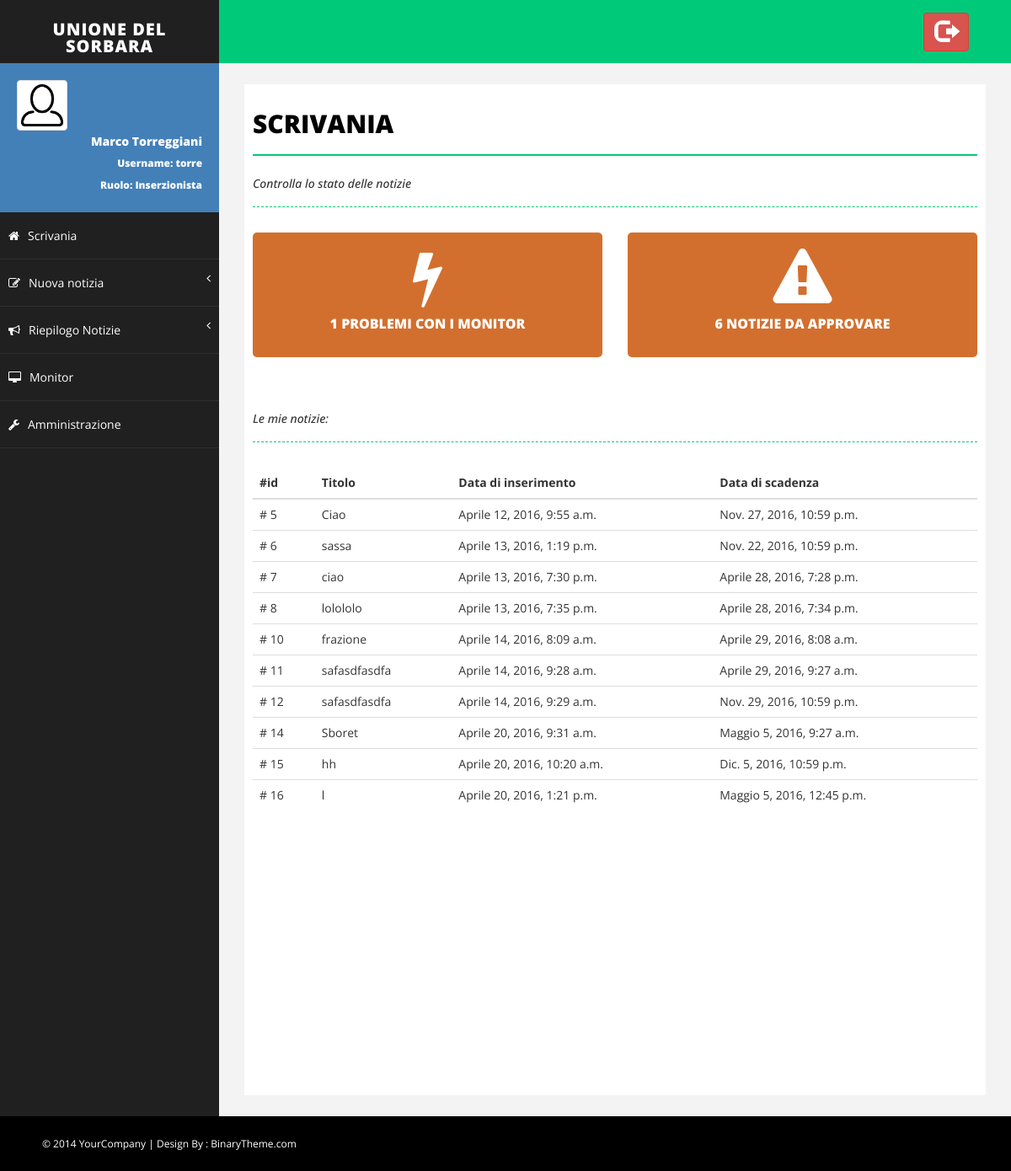
/ (signed in), run on an earlier commit of the app's database.
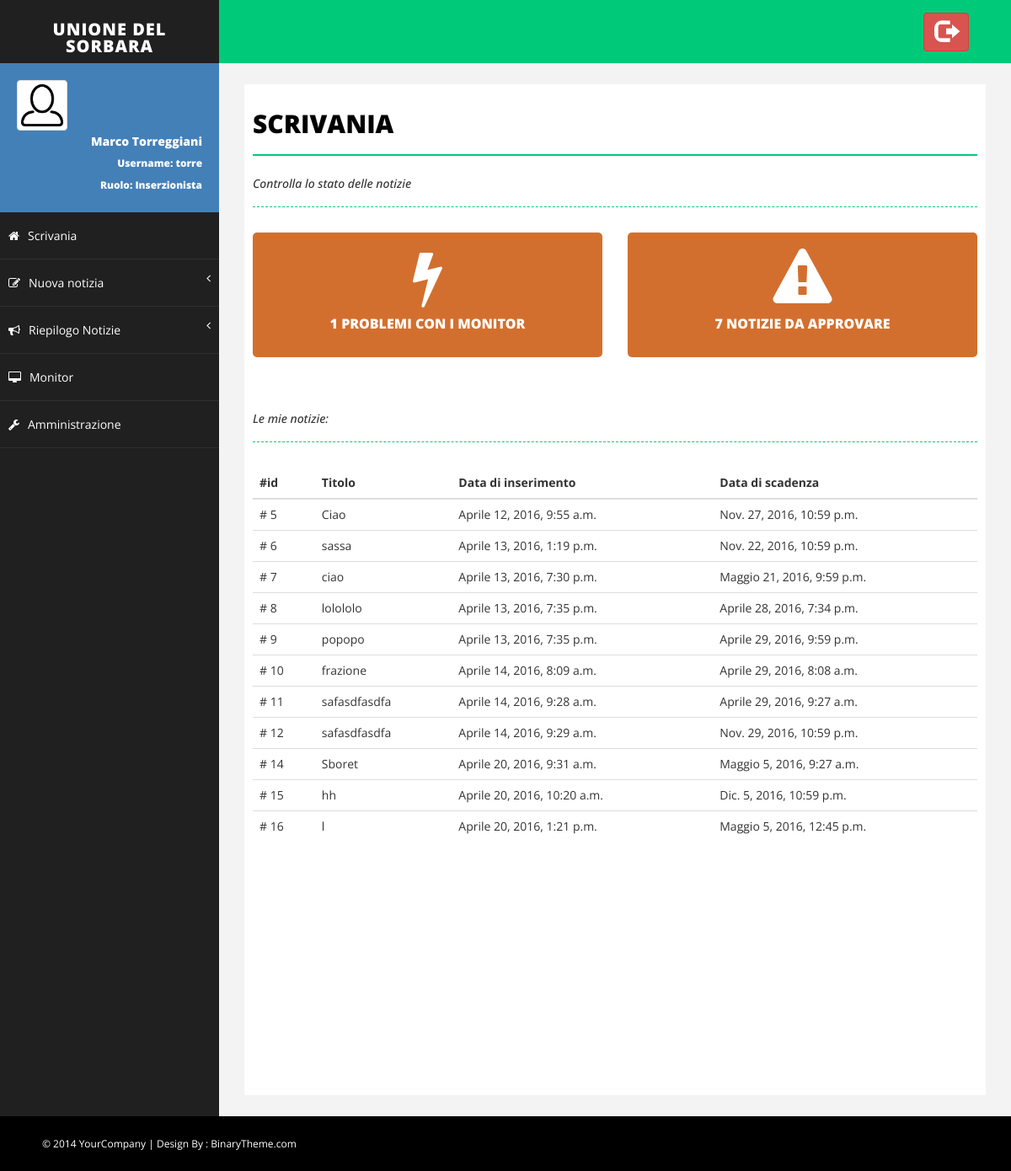
And on a later commit of the database.
### Monitor/models.py (models this page shows, shortened)
class Notizia(models.Model):
    titolo = models.CharField(max_length=settings.MAX_LUN_TITOLO)
    descrizione = models.TextField(max_length=settings.MAX_LUN_DESCRIZIONE)
    immagine = models.ImageField(upload_to=get_nome_immagine_notizia, default=None, blank=True)
    approvata = models.BooleanField(default=False)
    inserzionista = models.ForeignKey(MyUser)
    data_inserimento = models.DateTimeField(default=timezone.now)
    data_scadenza = models.DateTimeField(default=timezone.now()+datetime.timedelta(days=15))

### Monitor/views.py (the view)
# urls.py: url(r'^$', views.myindex, name='index'),
@login_required(login_url='/login')
def myindex(request, ok=None, errore=None):
    try:
        del request.session['comuni_id']
        del request.session['frazioni_id']
        del request.session['monitor_id']
    except KeyError:
        pass
    monitor = Monitor.objects.all()
    nmonitor = 0
    for x in monitor:
        if not x.funziona():
            nmonitor += 1
    notizie = Notizia.objects.all()
    nnotizie = 0
    for notizia in notizie:
        if not notizia.approvata:
            nnotizie += 1
    n = [notizia for notizia in Notizia.objects.filter(inserzionista=request.user) if notizia.attiva]
    return render(request, 'Monitor/index.html', {'monitor_in_errore': nmonitor,
                                                  'notizie_non_approvate': nnotizie,
                                                  'notizie': n,
                                                  'ok': ok,
                                                  'errore': errore})

### Monitor/models.py (called while the page is built)
    def funziona(self):
        try:
            funziona = MonitorUltimaConnessione.objects.filter(monitor=self).last().funziona()
        except AttributeError:
            return False
        return funziona

    def funziona(self):
        return self.agg >= timezone.now()-datetime.timedelta(hours=settings.TEMPO_ALLERTA)

### Monitor/templatetags/Monitor_extras.py (called while the page is built)
@register.filter(name='has_group')
def has_group(user, group_name):
    group = Group.objects.get(name=group_name)
    return True if group in user.groups.all() else False

@register.filter(name='is_admin')
def is_admin(user):
    return user.is_superuser

### Monitor/templates/Monitor/index.html (shortened to what this page needs)
{% extends 'Monitor/base.html' %}
{% load Monitor_extras %}
{% block body %}
             <div id="page-inner">
                <div class="row">
                    <div class="col-md-12">
                        <h1 class="page-head-line">Scrivania</h1>
                        <h1 class="page-subhead-line">Controlla lo stato delle notizie </h1>
                    </div>
                </div>
                <div class="row">
                    <div class="col-md-6">
                        {% if monitor_in_errore == 0 %}
                            <div class="main-box mb-dull">
                        {% else %}
                            <div class="main-box mb-red">
                        {% endif %}
                                <a href="{% url 'Monitor:stato_monitor' %}">
                                    <i class="fa fa-bolt fa-5x"></i>
                                    <h5>
                                        {{ monitor_in_errore }} Problemi con i Monitor
                                    </h5>
                                </a>
                            </div>
                    </div>
                    <div class="col-md-6">
                        {% if notizie_non_approvate == 0 %}
                            <div class="main-box mb-dull">
                        {% else %}
                            <div class="main-box mb-red">
                        {% endif %}
                                {% if request.user|has_group:"Revisore" %}
                                    <a href="{% url 'Monitor:notizie_da_approvare' %}">
                                {% else %}
                                    <a href="{% url 'Monitor:lista_non_attive' %}">
                                {% endif %}
                                    <i class="fa fa-warning fa-5x"></i>
                                    <h5>
                                        {{ notizie_non_approvate }} Notizie da approvare
                                    </h5>
                                    </a>
                            </div>
                    </div>
                </div>
                {% if request.user|has_group:"Inserzionista" %}
                <div class="row">
                    <div class="col-md-12">
                        <h1 class="page-subhead-line">Le mie notizie:</h1>
                    </div>
                </div>
                {% if notizie|length == 0 %}
            <div class="panel">
                <div class="alert alert-warning" role="alert">
                    Non risulta nessuna tua notizia attiva. Se non vedi alcune notizie è possibile che esse siano già scadute.
                </div>
            </div>
        {% else %}
            <div class="table-responsive">
                <table class="table table-hover">
                    <thead>
                        <tr>
                            <th>#id</th>
                            <th>Titolo</th>
                            <th>Data di inserimento</th>
                            <th>Data di scadenza</th>
                        </tr>
                    </thead>
                    <tbody>
                        {% for notizia in notizie %}
                            <tr onclick = "location.href='{% url 'Monitor:modifica_notizia' notizia.id %}'">
                                <td># {{ notizia.id }}</td>
                                <td>{{ notizia.titolo }}</td>
                                <td>{{ notizia.data_inserimento }}</td>
                                <td>{{ notizia.data_scadenza }}</td>
                            </tr>
                        {% endfor %}
                    </tbody>
                </table>
            </div>
        {% endif %}
                    {% endif %}
             </div>
         </div>
   </div>
{% endblock %}

What changed in the data, as far as the page shows it:
changed Notizia "ciao": data_scadenza "Aprile 28, 2016, 7:28 p.m." → "Maggio 21, 2016, 9:59 p.m."
now on this page (row edited): Notizia: id "9", titolo "popopo", data_inserimento "Aprile 13, 2016, 7:35 p.m.", data_scadenza "Aprile 29, 2016, 9:59 p.m."
Also different on the page:
{{ notizie_non_approvate }}: "6" → "7"
